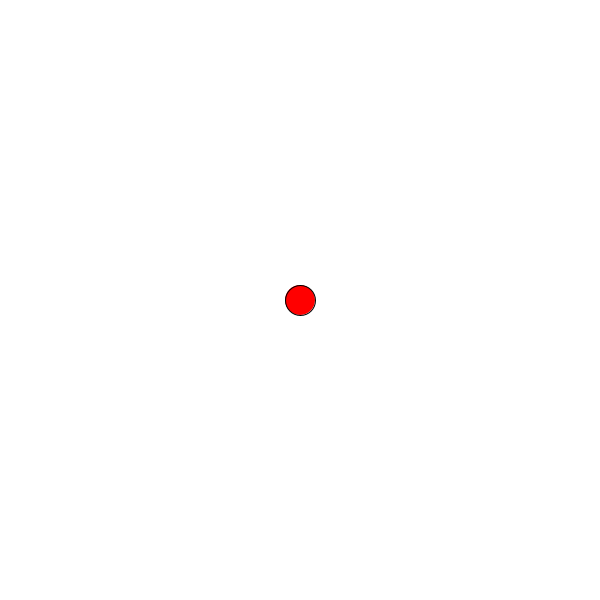
Frame 1 (no input)
Frame 60 (the mouse pressed at the canvas centre just before this capture): identical to frame 1, image omitted
Frame 120 (the mouse held since frame 60 and released just before this capture): identical to frame 1, image omitted

The Processing sketch that drew this single still picture (run headless with seeded random() and noise(); from frame 60 on, the mouse is pressed at the canvas centre):

// Processing sketch: fgrameCount_tiempo
// ── fgrameCount_tiempo.pde
float tam = 30;
boolean prendida = true;

void setup() {
  size(600, 600);
}

void draw() {
  background(255);
  if (frameCount%15==0) {
    prendida=!prendida;
  }

  if (prendida == true) {
    fill(255, 0, 0);
    circle(width/2, height/2, tam);
  } else {
    rect(width/2, height/2, tam, tam);
    fill(255);
  }

}
